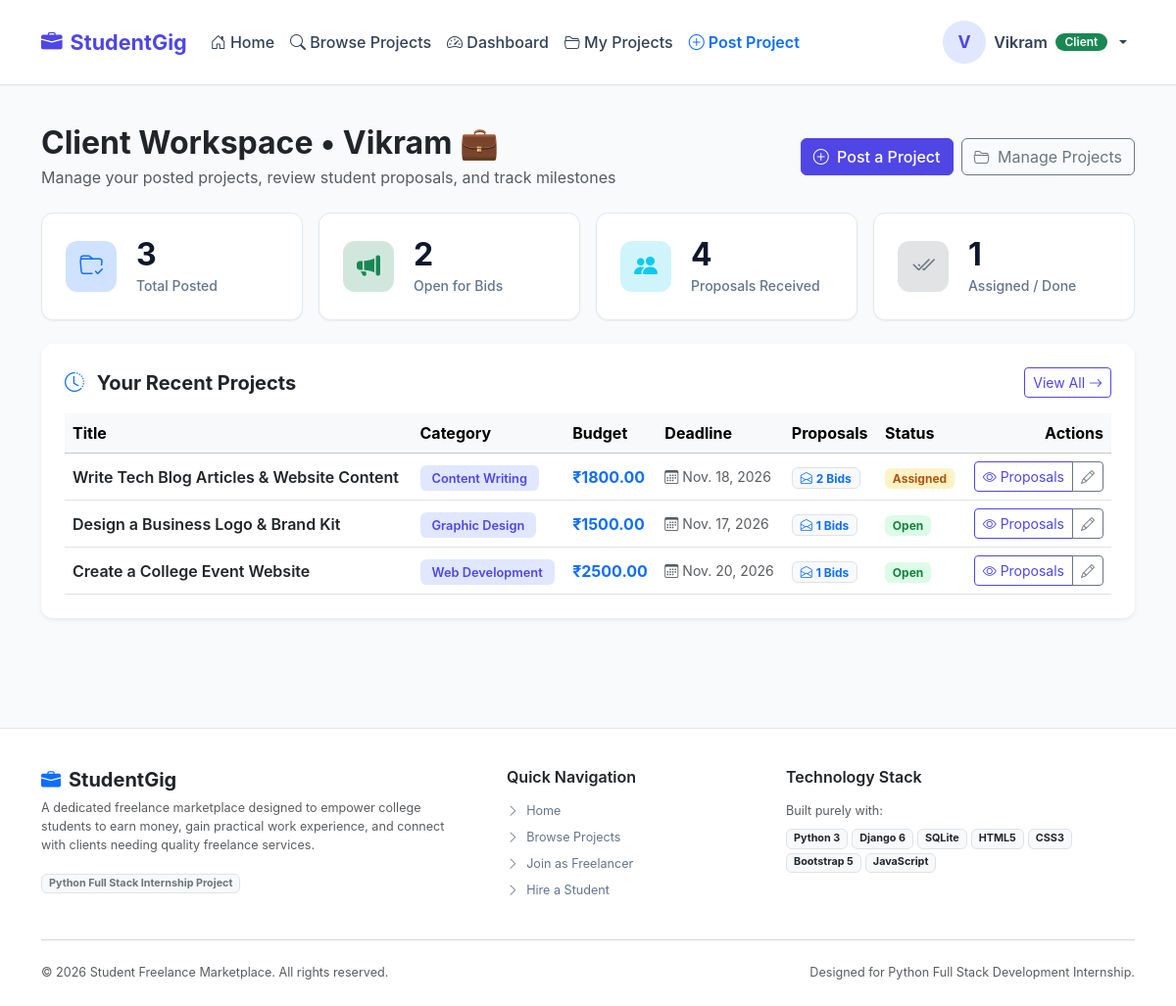
Page /client/dashboard/ (signed in) on the committed database.
### marketplace/models.py (models this page shows, shortened)
class Project(models.Model):
    CATEGORY_CHOICES = [
        ('Web Development', 'Web Development'),
        ('Graphic Design', 'Graphic Design'),
        ('Content Writing', 'Content Writing'),
        ('Video Editing', 'Video Editing'),
        ('UI/UX Design', 'UI/UX Design'),
        ('Data Entry', 'Data Entry'),
        ('Programming', 'Programming'),
    ]
    STATUS_CHOICES = [
        ('Open', 'Open'),
        ('Assigned', 'Assigned'),
        ('Completed', 'Completed'),
        ('Closed', 'Closed'),
    ]
    client = models.ForeignKey(User, on_delete=models.CASCADE, related_name='projects')
    title = models.CharField(max_length=200)
    description = models.TextField()
    category = models.CharField(max_length=50, choices=CATEGORY_CHOICES)
    budget = models.DecimalField(max_digits=10, decimal_places=2)
    deadline = models.DateField()
    status = models.CharField(max_length=20, choices=STATUS_CHOICES, default='Open')
    created_at = models.DateTimeField(auto_now_add=True)
    class Meta:
        ordering = ['-created_at']

### marketplace/views.py (the view)
# urls.py: path('client/dashboard/', views.client_dashboard, name='client_dashboard'),
@login_required
def client_dashboard(request):
    if not hasattr(request.user, 'profile') or request.user.profile.role != 'Client':
        messages.warning(request, "Access restricted to client accounts.")
        return redirect('home')
    user = request.user
    total_projects = Project.objects.filter(client=user).count()
    open_projects = Project.objects.filter(client=user, status='Open').count()
    completed_projects = Project.objects.filter(client=user, status__in=['Completed', 'Assigned']).count()
    total_proposals = Proposal.objects.filter(project__client=user).count()
    recent_projects = Project.objects.filter(client=user).annotate(
        proposal_count=Count('proposals')
    ).order_by('-created_at')[:5]
    context = {
        'total_projects': total_projects,
        'open_projects': open_projects,
        'completed_projects': completed_projects,
        'total_proposals': total_proposals,
        'recent_projects': recent_projects,
    }
    return render(request, 'marketplace/client_dashboard.html', context)

### marketplace/templates/marketplace/client_dashboard.html (shortened to what this page needs)
{% extends 'marketplace/base.html' %}
{% block content %}
<div class="container py-4">
    <div class="d-flex justify-content-between align-items-center flex-wrap gap-2 mb-4">
        <div>
            <h2 class="fw-bold text-dark mb-1">
                Client Workspace &bull; {{ user.first_name|default:user.username }} 💼
            </h2>
            <p class="text-muted mb-0">Manage your posted projects, review student proposals, and track milestones</p>
        </div>
        <div class="d-flex gap-2">
            <a href="{% url 'post_project' %}" class="btn btn-primary">
                <i class="bi bi-plus-circle me-1"></i> Post a Project
            </a>
            <a href="{% url 'my_projects' %}" class="btn btn-outline-secondary">
                <i class="bi bi-folder2-open me-1"></i> Manage Projects
            </a>
        </div>
    </div>
    <div class="row g-3 mb-4">
        <div class="col-sm-6 col-lg-3">
            <div class="stat-card">
                <div class="stat-icon bg-primary-subtle text-primary">
                    <i class="bi bi-folder-check"></i>
                </div>
                <div>
                    <div class="stat-value">{{ total_projects }}</div>
                    <div class="stat-label">Total Posted</div>
                </div>
            </div>
        </div>
        <div class="col-sm-6 col-lg-3">
            <div class="stat-card">
                <div class="stat-icon bg-success-subtle text-success">
                    <i class="bi bi-megaphone-fill"></i>
                </div>
                <div>
                    <div class="stat-value">{{ open_projects }}</div>
                    <div class="stat-label">Open for Bids</div>
                </div>
            </div>
        </div>
        <div class="col-sm-6 col-lg-3">
            <div class="stat-card">
                <div class="stat-icon bg-info-subtle text-info">
                    <i class="bi bi-people-fill"></i>
                </div>
                <div>
                    <div class="stat-value">{{ total_proposals }}</div>
                    <div class="stat-label">Proposals Received</div>
                </div>
            </div>
        </div>
        <div class="col-sm-6 col-lg-3">
            <div class="stat-card">
                <div class="stat-icon bg-secondary-subtle text-secondary">
                    <i class="bi bi-check2-all"></i>
                </div>
                <div>
                    <div class="stat-value">{{ completed_projects }}</div>
                    <div class="stat-label">Assigned / Done</div>
                </div>
            </div>
        </div>
    </div>
    <div class="card custom-card border-0 shadow-sm p-4 mb-4">
        <div class="d-flex justify-content-between align-items-center mb-3">
            <h5 class="fw-bold text-dark mb-0">
                <i class="bi bi-clock-history text-primary me-2"></i> Your Recent Projects
            </h5>
            <a href="{% url 'my_projects' %}" class="btn btn-sm btn-outline-primary">
                View All <i class="bi bi-arrow-right"></i>
            </a>
        </div>
        {% if recent_projects %}
            <div class="table-responsive">
                <table class="table table-hover align-middle mb-0">
                    <thead class="table-light">
                        <tr>
                            <th scope="col">Title</th>
                            <th scope="col">Category</th>
                            <th scope="col">Budget</th>
                            <th scope="col">Deadline</th>
                            <th scope="col">Proposals</th>
                            <th scope="col">Status</th>
                            <th scope="col" class="text-end">Actions</th>
                        </tr>
                    </thead>
                    <tbody>
                        {% for project in recent_projects %}
                            <tr>
                                <td>
                                    <a href="{% url 'project_detail' project.id %}" class="fw-semibold text-dark text-decoration-none">
                                        {{ project.title }}
                                    </a>
                                </td>
                                <td><span class="badge-category">{{ project.category }}</span></td>
                                <td class="fw-bold text-primary">₹{{ project.budget }}</td>
                                <td class="text-muted small"><i class="bi bi-calendar3 me-1"></i>{{ project.deadline }}</td>
                                <td>
                                    <a href="{% url 'view_proposals' project.id %}" class="badge bg-light text-primary border text-decoration-none px-2 py-1">
                                        <i class="bi bi-envelope-open me-1"></i>{{ project.proposal_count }} Bids
                                    </a>
                                </td>
                                <td>
                                    {% if project.status == 'Open' %}
                                        <span class="badge badge-open">Open</span>
                                    {% elif project.status == 'Assigned' %}
                                        <span class="badge badge-assigned">Assigned</span>
                                    {% elif project.status == 'Completed' %}
                                        <span class="badge badge-completed">Completed</span>
                                    {% else %}
                                        <span class="badge badge-closed">Closed</span>
                                    {% endif %}
                                </td>
                                <td class="text-end">
                                    <div class="btn-group btn-group-sm">
                                        <a href="{% url 'view_proposals' project.id %}" class="btn btn-outline-primary" title="View Proposals">
                                            <i class="bi bi-eye"></i> Proposals
                                        </a>
                                        <a href="{% url 'edit_project' project.id %}" class="btn btn-outline-secondary" title="Edit">
                                            <i class="bi bi-pencil"></i>
                                        </a>
                                    </div>
                                </td>
                            </tr>
                        {% endfor %}
                    </tbody>
                </table>
            </div>
        {% else %}
            <div class="text-center py-4 text-muted">
                <p class="mb-2">You haven't posted any freelance projects yet.</p>
                <a href="{% url 'post_project' %}" class="btn btn-primary btn-sm">Post Your First Project</a>
            </div>
        {% endif %}
    </div>
</div>
{% endblock %}

### marketplace/templates/marketplace/base.html (shortened to what this page needs)
{% load static %}
<!DOCTYPE html>
<html lang="en">
<head>
    <link href="https://cdn.jsdelivr.net/npm/bootstrap@5.3.2/dist/css/bootstrap.min.css" rel="stylesheet">
    <link href="https://cdn.jsdelivr.net/npm/bootstrap-icons@1.11.3/font/bootstrap-icons.css" rel="stylesheet">
    <link rel="stylesheet" href="{% static 'marketplace/css/style.css' %}">
</head>
<body>
    <nav class="navbar navbar-expand-lg navbar-custom sticky-top">
        <div class="container">
            <a class="navbar-brand" href="{% url 'home' %}">
                <i class="bi bi-briefcase-fill"></i> StudentGig
            </a>
            <div class="collapse navbar-collapse" id="navbarContent">
                <ul class="navbar-nav me-auto mb-2 mb-lg-0">
                    <li class="nav-item">
                        <a class="nav-link" href="{% url 'home' %}"><i class="bi bi-house-door"></i> Home</a>
                    </li>
                    <li class="nav-item">
                        <a class="nav-link" href="{% url 'projects_list' %}"><i class="bi bi-search"></i> Browse Projects</a>
                    </li>
                    {% if user.is_authenticated %}
                        {% if user.profile.role == 'Student' %}
                            <li class="nav-item">
                                <a class="nav-link" href="{% url 'student_dashboard' %}"><i class="bi bi-speedometer2"></i> Dashboard</a>
                            </li>
                            <li class="nav-item">
                                <a class="nav-link" href="{% url 'my_proposals' %}"><i class="bi bi-file-earmark-text"></i> My Proposals</a>
                            </li>
                        {% elif user.profile.role == 'Client' %}
                            <li class="nav-item">
                                <a class="nav-link" href="{% url 'client_dashboard' %}"><i class="bi bi-speedometer2"></i> Dashboard</a>
                            </li>
                            <li class="nav-item">
                                <a class="nav-link" href="{% url 'my_projects' %}"><i class="bi bi-folder2-open"></i> My Projects</a>
                            </li>
                            <li class="nav-item">
                                <a class="nav-link text-primary fw-semibold" href="{% url 'post_project' %}">
                                    <i class="bi bi-plus-circle"></i> Post Project
                                </a>
                            </li>
                        {% endif %}
                    {% endif %}
                </ul>
                <ul class="navbar-nav ms-auto align-items-lg-center">
                    {% if user.is_authenticated %}
                        <li class="nav-item dropdown">
                            <a class="nav-link dropdown-toggle d-flex align-items-center gap-2" href="#" role="button" data-bs-toggle="dropdown" aria-expanded="false">
                                <span class="avatar-circle">
                                    {{ user.first_name|default:user.username|make_list|first|upper }}
                                </span>
                                <span class="d-none d-lg-inline fw-semibold">
                                    {{ user.first_name|default:user.username }}
                                </span>
                                {% if user.profile.role == 'Student' %}
                                    <span class="badge bg-primary nav-role-badge">Student</span>
                                {% elif user.profile.role == 'Client' %}
                                    <span class="badge bg-success nav-role-badge">Client</span>
                                {% elif user.is_staff %}
                                    <span class="badge bg-danger nav-role-badge">Admin</span>
                                {% endif %}
                            </a>
                        </li>
                    {% endif %}
                </ul>
            </div>
        </div>
    </nav>
    <main>
        {% block content %}{% endblock %}
    </main>
    <footer class="footer-custom">
        <div class="container">
            <div class="row g-4">
                <div class="col-md-5">
                    <h5 class="fw-bold text-dark d-flex align-items-center gap-2">
                        <i class="bi bi-briefcase-fill text-primary"></i> StudentGig
                    </h5>
                    <p class="text-muted small pe-md-4">
                        A dedicated freelance marketplace designed to empower college students to earn money, gain practical work experience, and connect with clients needing quality freelance services.
                    </p>
                    <div class="badge bg-light text-secondary border">Python Full Stack Internship Project</div>
                </div>
                <div class="col-md-3">
                    <h6 class="fw-semibold text-dark mb-3">Quick Navigation</h6>
                    <ul class="list-unstyled small d-flex flex-column gap-2">
                        <li><a href="{% url 'home' %}"><i class="bi bi-chevron-right me-1"></i> Home</a></li>
                        <li><a href="{% url 'projects_list' %}"><i class="bi bi-chevron-right me-1"></i> Browse Projects</a></li>
                        <li><a href="{% url 'register' %}"><i class="bi bi-chevron-right me-1"></i> Join as Freelancer</a></li>
                        <li><a href="{% url 'register' %}"><i class="bi bi-chevron-right me-1"></i> Hire a Student</a></li>
                    </ul>
                </div>
                <div class="col-md-4">
                    <h6 class="fw-semibold text-dark mb-3">Technology Stack</h6>
                    <p class="text-muted small mb-2">Built purely with:</p>
                    <div class="d-flex flex-wrap gap-1">
                        <span class="badge bg-light text-dark border">Python 3</span>
                        <span class="badge bg-light text-dark border">Django 6</span>
                        <span class="badge bg-light text-dark border">SQLite</span>
                        <span class="badge bg-light text-dark border">HTML5</span>
                        <span class="badge bg-light text-dark border">CSS3</span>
                        <span class="badge bg-light text-dark border">Bootstrap 5</span>
                        <span class="badge bg-light text-dark border">JavaScript</span>
                    </div>
                </div>
            </div>
            <hr class="my-4 text-muted">
            <div class="d-flex flex-column flex-sm-row justify-content-between align-items-center text-muted small">
                <span>&copy; 2026 Student Freelance Marketplace. All rights reserved.</span>
                <span>Designed for Python Full Stack Development Internship.</span>
            </div>
        </div>
    </footer>
</body>
</html>

### rows in the picture
Project: title "Write Tech Blog Articles & Website Content", category "Content Writing", budget "1800.00", deadline "Nov. 18, 2026", proposal_count "2", status "Assigned"
Project: title "Design a Business Logo & Brand Kit", category "Graphic Design", budget "1500.00", deadline "Nov. 17, 2026", proposal_count "1", status "Open"
Project: title "Create a College Event Website", category "Web Development", budget "2500.00", deadline "Nov. 20, 2026", proposal_count "1", status "Open"

### other values in the picture
{{ user.first_name|default:user.username|make_list|first|upper }} "V"
{{ user.first_name|default:user.username }} "Vikram"
{{ total_projects }} "3"
{{ open_projects }} "2"
{{ total_proposals }} "4"
{{ completed_projects }} "1"
